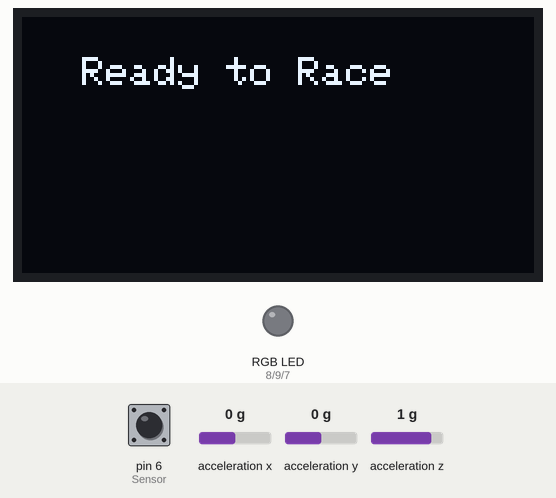
A sketch run on a simulated Arduino Uno, built with avr-gcc and run on an emulated ATmega328P. Shown: 128×64 one-colour display, an RGB LED mixed from three pins (HIGH = lit). Wiring (inferred from the names in the program): ADXL345 accelerometer at I2C address 0x53. Inputs (shaded band) come from the test bench; at power-on: pin 6 (Sensor) HIGH, acceleration x 0 g, acceleration y 0 g, acceleration z 1 g. What the sketch prints to the serial monitor is not drawn.

Above: at 6.8 s.
6.9 s: pin 6 (Sensor) driven LOW
At 8.1 s:
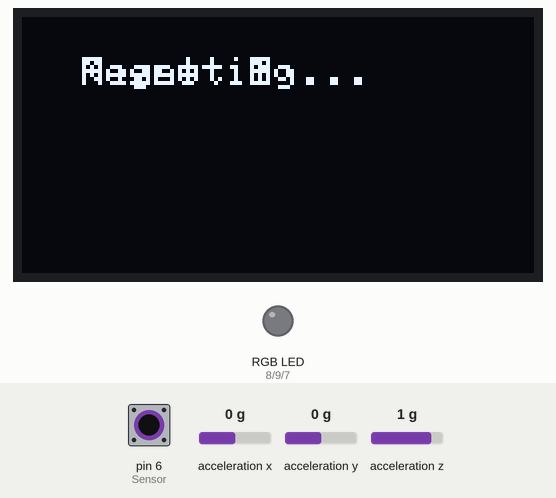
8.8 s: pin 6 (Sensor) driven HIGH
At 10.5 s:
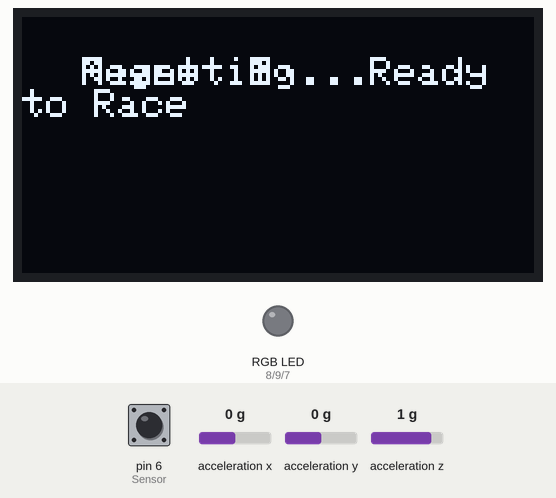
10.8 s: pin 6 (Sensor) pulsed LOW 5 times (0.12 s each, 0.3 s apart)
At 12.4 s:
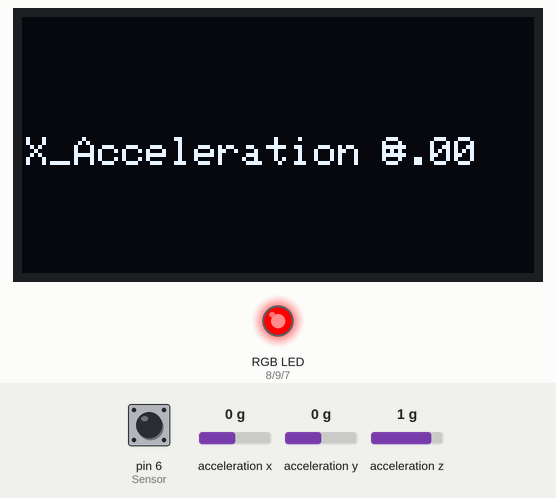
15.3 s: pin 6 (Sensor) driven LOW
At 19.0 s:
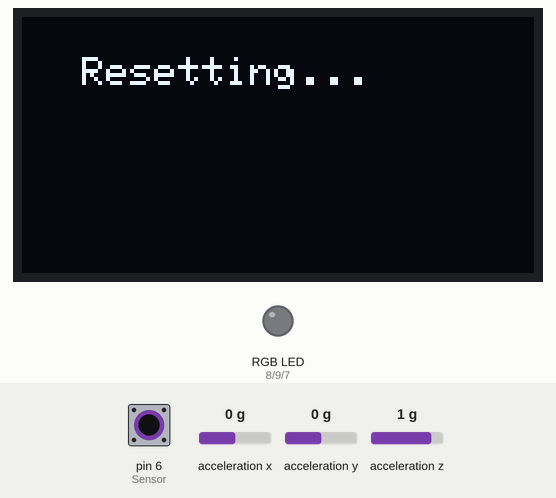
Timing chart, 0 to 21.7 s (numbered marks = the images above; inputs shaded):
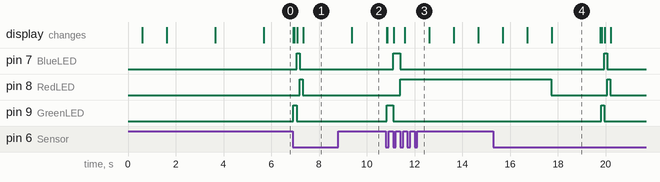

Measured:
- after the input at 6.9 s, pin 7 (BlueLED): LOW → HIGH after 0.16 s, → LOW 0.13 s later; pin 8 (RedLED): LOW → HIGH after 0.29 s, → LOW 0.13 s later; pin 9 (GreenLED): LOW → HIGH at once, → LOW 0.13 s later; the display: first changes at once (image 1 shows a later state)
- after the input at 8.8 s, pin 7 (BlueLED): stays LOW (without the input it goes to HIGH after 0.72 s); pin 8 (RedLED): stays LOW (without the input it goes to HIGH after 0.85 s); pin 9 (GreenLED): stays LOW (without the input it goes to HIGH after 0.60 s)
- after the input at 10.8 s, pin 7 (BlueLED): LOW → HIGH after 0.31 s, → LOW 0.30 s later; pin 8 (RedLED): LOW → HIGH after 0.60 s; pin 9 (GreenLED): LOW → HIGH at once, → LOW 0.27 s later; the display: first changes at once (image 3 shows a later state)
- after the input at 15.3 s, pin 7 (BlueLED): LOW → HIGH after 4.6 s, → LOW 0.13 s later; pin 8 (RedLED): HIGH → LOW after 2.4 s, → HIGH 2.3 s later, → LOW 0.13 s later; pin 9 (GreenLED): LOW → HIGH after 4.5 s, → LOW 0.13 s later; the display: first differs from a run without the input after 2.5 s (image 4)

The sketch:

etscs105project8.ino
```cpp
//Group members: Navkarn Daroch, Immanual, Mosum
// Enable critical libraries
#include <Adafruit_GFX.h>
#include <Adafruit_GrayOLED.h>
#include <Adafruit_SPITFT.h>
#include <Adafruit_SPITFT_Macros.h>
#include <gfxfont.h>
#include <Wire.h>
#include <Adafruit_SSD1306.h>
#include <splash.h>

// Set parameters of OLED board
#define SCREEN_WIDTH 128  // OLED display width, in pixels
#define SCREEN_HEIGHT 64  // OLED display height, in pixels

// Declaration for an SSD1306 display connected to I2C (SDA, SCL pins)
#define OLED_RESET -1
Adafruit_SSD1306 display(SCREEN_WIDTH, SCREEN_HEIGHT, &Wire, OLED_RESET);

// Address and Variables for Accelerometer
int ADXL345 = 0x53;         // The ADXL345 sensor I2C address
float X_out, Y_out, Z_out;  // Outputs
float X_max, Y_max, Z_max;  // Store maximum values

// Set any other additional items on your own...

// Set magnet, RGB LED, and start and finish time, and average and scale speed
int Sensor = 6;    // Set Sensor Pin to digital pin 2
int BlueLED = 7;   // Set blue LED color to digital pin 8
int RedLED = 8;    // Set red LED color to digital pin 10
int GreenLED = 9;  // Set red LED color to digital pin 7
int State = 0;     // Set variable for storing state of the hall sensor
int X = 0;         // Set variable for recording

double startmil = 0;   // Record low time in milliseconds
double startsec = 0;   // Record low time in seconds
double finishmil = 0;  // Record high time in milliseconds
double finishsec = 0;  // Record high time in seconds
double Average = 0;   //Defines/records average speed
double Scale = 0;     //Defines/records scale speed

// Setup Phase
// Setup your inputs and outputs...
void setup() {
  Serial.begin(9600);
  pinMode(Sensor, INPUT);     //Indicates that the sensor detects the magnet and records/reads data
  pinMode(BlueLED, OUTPUT);   //All three LEDS changed to be output, allowing the LEDs to send a voltage and become lit.
  pinMode(RedLED, OUTPUT);
  pinMode(GreenLED, OUTPUT);

  if (!display.begin(SSD1306_SWITCHCAPVCC, 0x3C)) {
    Serial.println(F("SSD1306 allocation failed"));
    for (;;)
      ;  // Don't proceed, loop forever
    Serial.println("Nope");      //Done by the professor while troubleshooting the code
  }

  display.clearDisplay();
  delay(500);  // Pause for 0.5 seconds

  // Setup Accelerometer...
  Wire.begin();  // Initiate the Wire library
  // Set ADXL345 in measuring mode
  Wire.beginTransmission(ADXL345);  // Start communicating with the device
  Wire.write(0x2D);                 // Access/talk to POWER_CTL Register - 0x2D
  // Enable measurement
  Wire.write(8);  // (8dec -> 0000 1000 binary) Bit D3 High for measuring enable
  Wire.endTransmission();
  delay(10);

  // Calibration notice to user, saying to put board on flat surface. Give user 3-5 seconds...
  ///

  // Calibration Begins, offset it
  // X-axis
  Wire.beginTransmission(ADXL345);
  Wire.write(0x1E);
  Wire.write(1);
  Wire.endTransmission();
  delay(10);
  // Y-axis
  Wire.beginTransmission(ADXL345);
  Wire.write(0x1F);
  Wire.write(-2);
  Wire.endTransmission();
  delay(10);
  // Z-axis
  Wire.beginTransmission(ADXL345);
  Wire.write(0x20);
  Wire.write(-9);
  Wire.endTransmission();
  delay(10);
  display.setCursor(1, 45);
  display.print("0");
  display.display();
  delay(1000);

  ///Sets up OLED display
  display.clearDisplay();
  display.setTextSize(1);
  display.setTextColor(WHITE);

  display.clearDisplay();
  display.setCursor(15, 10);                             //Defines location of text on OLED display
  display.print("Calibration is");                       //Defines what is to be printed on the display
  display.setCursor(15, 40);
  display.print("in Progress");
  display.display();                                     //Allows for the text to be displayed
  delay(2000);                                           //Creates a pocket of time between this text and the folllowing text, allows for this text to remain on the display for 2 seconds


  // already displays initial x,y,z

  // Inform user that calibration is complete
  ////////
  display.clearDisplay();
  display.setCursor(1, 1);
  display.print("Calibration Complete");
  display.setCursor(1, 15);
  display.print("X_Acceleration = ");
  display.setCursor(90, 15);
  display.print(X_out);
  display.setCursor(1, 30);
  display.print("Y_Acceleration = ");
  display.setCursor(90, 30);
  display.print(Y_out);
  display.setCursor(1, 45);
  display.print("Z_Acceleration = ");
  display.setCursor(90, 45);
  display.print(Z_out);
  display.display();
  delay(2000);
  display.clearDisplay();

  // Inform user that car is ready to race...

  display.setCursor(15, 10);
  display.print("Ready to Race");
  display.display();
  display.clearDisplay();
}

/*
  // Loop Phase
  void loop() {
  // Now for the tricky part. Use what you learned from the Arduino lessons to code this.
  // Speak with instructor about any concerns, refer to the project document for details of tasks
  // To calculate the average and scale speed of your car...
  // Average = ( ( 433 / Elapsed Time ) * 0.05682 )
  // Scaled = Average * 25
  // The above equations will need to be altered to be compatible with the code, but should help you start
  // Good luck!
  }


  //OLED display
  display.clearDisplay();
  display.setTextSize(1);
  display.setTextColor(WHITE);
*/

void loop() {
  State = digitalRead(Sensor);   //Defines sensor
  Serial.println(State);

  if ((State == LOW) && X == 0) {          ///Reading magnet 1(Sensor previosuly read HIGH state, indicating that a magnet had not been detected. The sensor now reads LOW state, magnet 1 read)
    display.clearDisplay();
    display.display();
    digitalWrite(GreenLED, HIGH);          ///Green LED on while other two are off
    digitalWrite(BlueLED, LOW);
    digitalWrite(RedLED, LOW);
    startmil = millis();
    startsec = startmil / 1000;
    Serial.print("Start Time: ");
    Serial.print(startsec);
    Serial.println(" seconds.");            ///Begins to record time
    display.setCursor(15, 10);
    display.print("Magnet 1");              ///Displays message (Magnet 1)
    display.display();
    delay(100);
    X = 1;
  }

  else if ((State == LOW) && (X == 1)) {      ///Reading magnet two(Sensor previosuly read HIGH state, indicating that a magnet had not been detected. The sensor now reads LOW state, magnet 2 read)
    digitalWrite(GreenLED, LOW);
    digitalWrite(BlueLED, HIGH);
    digitalWrite(RedLED, LOW);                ///Blue LED on while other two are off
    display.setCursor(15, 10);
    display.print("Magnet 2");                ///Displays message (Magnet 2)
    display.display();
    delay(100);
    X = 2;
  }

  else if ((State == LOW) && X == 2) {          ///Reading magnet 3(Sensor previosuly read HIGH state, indicating that a magnet had not been detected. The sensor now reads LOW state, magnet 3 read)
    digitalWrite(GreenLED, LOW);
    digitalWrite(BlueLED, LOW);
    digitalWrite(RedLED, HIGH);                 ///Blue LED on while other two are off
    finishmil = millis();
    finishsec = finishmil / 1000;
    Serial.print("End Time: ");
    Serial.print(finishsec);
    Serial.println(" seconds.");                ///Stops recording time (records finish/elapsed time)
    display.setCursor(15, 10);
    display.print("Magnet 3");                  ///Displays message (Magnet 3)
    delay(100);
    display.display();
    X = 3;
  }

  if (X == 3) {                                     ///Occuring after reading magnet 3, loops until sensor detects magnet 4
    State = digitalRead(Sensor);

    if ((State == HIGH)) {                          ///State = HIGH indicates that no magnet has been read/no magnet nearby
      display.clearDisplay();

      display.setCursor(1, 30);
      display.print("X_Acceleration = ");
      display.setCursor(90, 30);
      display.print(X_max);                         ///Displays the maximum X-axis acceleration recorded
      display.display();
      delay(1000);

      display.clearDisplay();
      display.setCursor(1, 30);
      display.print("Y_Acceleration = ");
      display.setCursor(90, 30);
      display.print(Y_max);                        ///Displays the maximum Y-axis acceleration recorded
      display.display();
      delay(1000);

      display.clearDisplay();
      display.setCursor(1, 30);
      display.print("Z_Acceleration = ");
      display.setCursor(90, 30);
      display.print(Z_max);                        ///Displays the maximum Z-axis acceleration recorded
      display.display();
      delay(1000);
      display.clearDisplay();

      Average = ((433 / (finishsec - startsec)) * 0.05682);                ///Defines the formula for the average speed
      //Average = (Wire.read() | Wire.read() << 8);
      display.setCursor(1, 30);
      display.print("Average = ");
      display.print(Average);                                              ///Displays the calculated average speed
      display.display();
      delay(1000);
      display.clearDisplay();

      Scale = (Average * 25);                                              ///Defines the formula for the scale speed
      //Scale = (Wire.read() | Wire.read() << 8);
      display.setCursor(1, 30);
      display.print("Scale = ");
      display.print(Scale);                                                ///Displays the calculated scale speed
      display.display();
      delay(1000);
      display.clearDisplay();

      display.setCursor(1, 30);
      display.print("finishsec = ");
      display.setCursor(90, 30);
      display.print(finishsec);                                             ///Displays the elapsed time(represnted by finishsec)
      display.display();
      delay(1000);
      display.clearDisplay();
    }
    if ((State == LOW)) {                                       ///Reading magnet 4
      digitalWrite(GreenLED, LOW);
      digitalWrite(BlueLED, LOW);
      digitalWrite(RedLED, LOW);
      display.setCursor(15, 10);
      display.print("Resetting...");
      display.display();
      delay(2000);
      display.print("Ready to Race");                           ///Vehicle resets(code loops)
      display.display();
      X = 0;
    }
  }


  //Accelerometer
  if ((X > 1) && (X < 3)) {
    Wire.beginTransmission(ADXL345);
    Wire.write(0x32);  // Start with register 0x32 (ACCEL_XOUT_H)
    Wire.endTransmission(false);
    // Read 6 registers total, each axis value is stored in 2 registers
    Wire.requestFrom(ADXL345, 6, true);
    // Record the X, Y, and Z values
    X_out = (Wire.read() | Wire.read() << 8);  // X-axis value
    X_out = X_out / 256;                       //For a range of +-2g, we need to divide the raw values by 256, according to the datasheet
    Y_out = (Wire.read() | Wire.read() << 8);  // Y-axis value
    Y_out = Y_out / 256;
    Z_out = (Wire.read() | Wire.read() << 8);  // Z-axis value
    Z_out = Z_out / 256;
    if (X_out > X_max) {                  //If the X-axis acceleration read proves greater than that of the recorded maximum X-axis acceleration, then the X-axis acceleration which was read becomes the maximum X-axis acceleration
      X_max = X_out;
    }
    if (Y_out > Y_max) {                  //If the X-axis acceleration read proves greater than that of the recorded maximum X-axis acceleration, then the X-axis acceleration which was read becomes the maximum X-axis acceleration
      Y_max = Y_out;
    }
    if (Z_out > Z_max) {                  //If the X-axis acceleration read proves greater than that of the recorded maximum X-axis acceleration, then the X-axis acceleration which was read becomes the maximum X-axis acceleration
      Z_max = Z_out;
    }
  }
}
```
